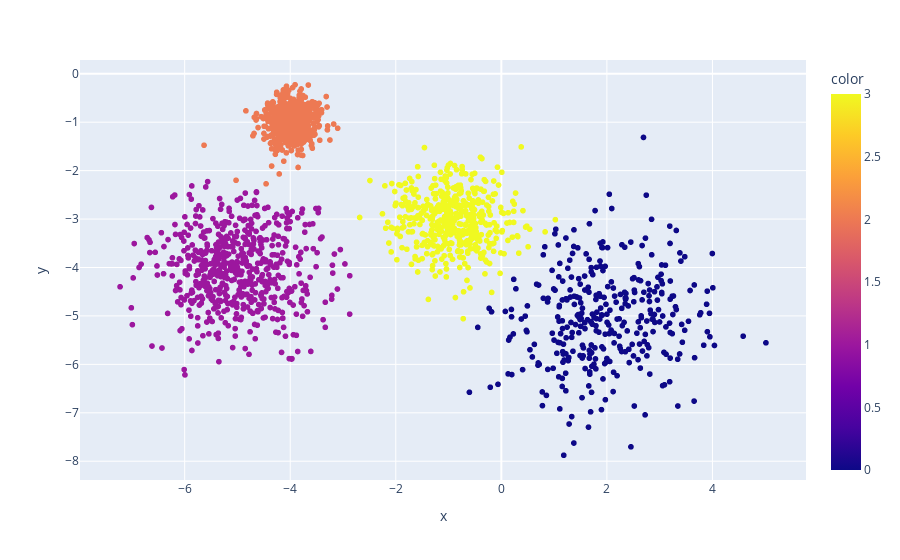

Write notebook code for a chart like this one.
### Code cell
my_gmm = my_GMM(k_classes)
labels = my_gmm.fit(data)
px.scatter(x = data[:,0],y =  data[:,1], color=labels )

### Figure 1 — Plotly figure (JSON) as saved in the notebook; plotly's stock layout.template omitted (floating-point values rounded to 4 significant figures; data arrays with more than 128 entries replaced by an {"elided": "..."} marker saying what was removed)
{"data": [{"hovertemplate": "x=%{x}<br>y=%{y}<br>color=%{marker.color}<extra></extra>", "legendgroup": "", "marker": {"color": {"elided": "2000 int values"}, "coloraxis": "coloraxis", "symbol": "circle"}, "mode": "markers", "name": "", "showlegend": false, "type": "scattergl", "x": {"elided": "2000 float values"}, "xaxis": "x", "y": {"elided": "2000 float values"}, "yaxis": "y"}], "layout": {"coloraxis": {"colorbar": {"title": {"text": "color"}}, "colorscale": [[0, "#0d0887"], [0.1111, "#46039f"], [0.2222, "#7201a8"], [0.3333, "#9c179e"], [0.4444, "#bd3786"], [0.5556, "#d8576b"], [0.6667, "#ed7953"], [0.7778, "#fb9f3a"], [0.8889, "#fdca26"], [1, "#f0f921"]]}, "legend": {"tracegroupgap": 0}, "margin": {"t": 60}, "xaxis": {"anchor": "y", "domain": [0, 1], "title": {"text": "x"}}, "yaxis": {"anchor": "x", "domain": [0, 1], "title": {"text": "y"}}}}
